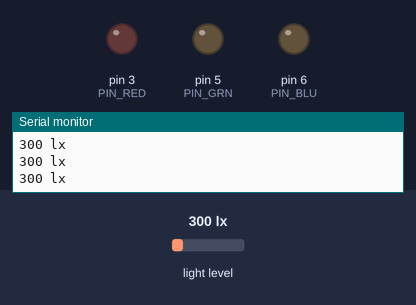
Simulated run of this sketch. Board: Arduino Nano, built with avr-gcc and run on an emulated ATmega328P. Shown: output pins drawn as LEDs (lit = HIGH), the last lines printed to the serial monitor. Inputs (shaded band) come from the test bench; at power-on: light level 300 lx. Random numbers use the default seed unless the sketch sets one.

Above: at 1.2 s.
1.3 s: light level set to 106 lx
4.3 s: light level set to 91 lx
At 7.01 s:
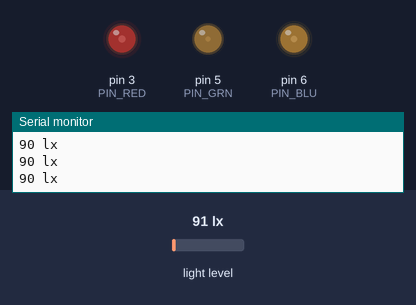
7.3 s: light level set to 1500 lx
10.3 s: light level set to 40 lx
At 12.61 s:
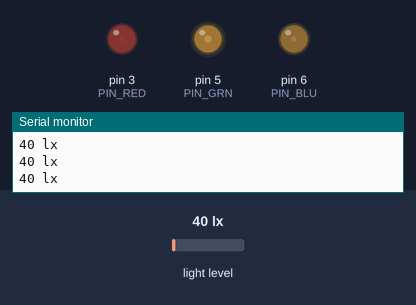
13.3 s: light level set to 500 lx
Timing chart, 0 to 15.8 s (numbered marks = the images above; inputs shaded):
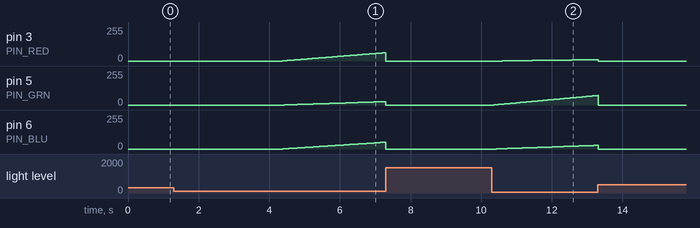

The sketch:

rgb-lamp-with-light-sensor.ino
```cpp
#include <Wire.h>
#include <BH1750.h>

BH1750 lightMeter;
/*
// NodeMCU unit
const int PIN_RED  = 13;
const int PIN_GRN  = 12;
const int PIN_BLU  = 14;
const int PIN_BTN  = 15;
const int MAX_COL  = 1023;
*/

// Arduino Nano unit
const int PIN_RED  = 3;
const int PIN_GRN  = 5;
const int PIN_BLU  = 6;
//const int PIN_BTN  = 2;

const unsigned int MAX_COL  = 255;
const int LIGHT_TRESHOLD_LX = 100;
long fps                    = 60;
long transitionDuration     = 9000;

long frameIndex = -1;
long frameDuration = 1000 / fps;
long transitionFrames = transitionDuration / frameDuration;
int btnState = 0xFF;
bool ledState = true;

unsigned int lastColor[3] = {0, 0, 0};
unsigned int nextColor[3] = {0, 0, 0};
unsigned int currColor[3] = {0, 0, 0};
unsigned int COL_BLACK[] = {0, 0, 0};

void setup() {
  pinMode(PIN_RED , OUTPUT);
  pinMode(PIN_GRN , OUTPUT);
  pinMode(PIN_BLU, OUTPUT);
  // pinMode(PIN_BTN, INPUT);

  randomSeed(analogRead(0));
  Serial.begin(9600);
  delay(1);

  lightMeter.begin();
}

void loop() {
  /*
  int current = digitalRead(PIN_BTN);
  if (current != btnState) {
    if (current == HIGH && btnState == LOW) {
      Serial.println("button clicked fired");
      ledState = !ledState;
    }

    delay(50);
    btnState = current;
  } */

  uint16_t lux = lightMeter.readLightLevel();
  ledState = lux < LIGHT_TRESHOLD_LX;
  Serial.print(lux);
  Serial.println(" lx");

  if (ledState) {
    if (frameIndex >= transitionFrames || frameIndex == -1) {
      frameIndex = 0;
      copyColor(nextColor, lastColor);
      getRandomColor(nextColor);

      /*
      printColor(lastColor, false);
      Serial.print("-> ");
      printColor(nextColor, false);
      Serial.print("\n");
      */
    }

    getCurrentColor(lastColor, nextColor, currColor, frameIndex, transitionFrames);
    setColor(currColor);

    /*
    Serial.print(frameIndex);
    Serial.print("\t");
    Serial.print(transitionFrames);
    Serial.print("\t");
    printColor(currColor, true);
    Serial.print("\n");
    */

    frameIndex++;
    delay(frameDuration);
  } else {
    copyColor(COL_BLACK, nextColor);
    setColor(COL_BLACK);
    frameIndex = -1;
  }

}

void getRandomColor(unsigned int dest[]) {
  while (true) {
    unsigned int r = random(MAX_COL);
    unsigned int g = random(MAX_COL);
    unsigned int b = random(MAX_COL);
    long total = r + g + b;
    if (total > MAX_COL && total <= MAX_COL * 2) {
      unsigned int avg = total / 3;
      if (abs(avg - r) > MAX_COL / 2 || abs(avg - g) > MAX_COL / 2 || abs(avg - b) > MAX_COL / 2) {
        dest[0] = r;
        dest[1] = g;
        dest[2] = b;
        break;
      }
    }
  }
}

void getCurrentColor(unsigned int prev[], unsigned int next[], unsigned int dest[], long frameIndex, long frameCount) {
  for ( int i = 0; i < 3; i++) {
    unsigned int prev0 = prev[i];
    unsigned int next0 = next[i];
    unsigned int curr0 = 0;
    if (next0 >= prev0)
      curr0 = prev0 + (next0 - prev0) * frameIndex / frameCount;
    else
      curr0 = prev0 - (prev0 - next0) * frameIndex / frameCount;
    dest[i] = curr0;
  }
}

void copyColor(unsigned int from[], unsigned int to[]) {
  for (int i = 0; i < 3; i++)
    to[i] = from[i];
}

void setColor(unsigned int color[]) {
  analogWrite(PIN_RED, color[0]);
  analogWrite(PIN_GRN, color[1]);
  analogWrite(PIN_BLU, color[2]);
}

void printColor(unsigned int color[], bool simple) {
  if (!simple)
    Serial.print("(");
  long total = 0;
  for (int i = 0; i < 3; i++) {
    Serial.print(color[i]);
    if (i < 2)
      if (simple)
        Serial.print("\t");
      else
        Serial.print(", ");
    total += color[i];
  }
  if (!simple) {
    Serial.print(") => ");
    Serial.print(total);
  }
}
```

Measured:
- the behaviour switches between 101 and 100 lx on light level (found by bisection; images 0 and 1)
- after the input at 4.3 s, pin 3 (PIN_RED): moves from 0/255 to 62/255 over 2.9 s, starting after 0.06 s; pin 5 (PIN_GRN): moves from 0/255 to 25/255 over 2.8 s, starting after 0.13 s; pin 6 (PIN_BLU): moves from 0/255 to 51/255 over 2.9 s, starting after 0.08 s
- after the input at 10.3 s, pin 3 (PIN_RED): moves from 0/255 to 10/255 over 2.5 s, starting after 0.30 s; pin 5 (PIN_GRN): moves from 0/255 to 72/255 over 2.9 s, starting after 0.06 s; pin 6 (PIN_BLU): moves from 0/255 to 28/255 over 2.9 s, starting after 0.13 s
